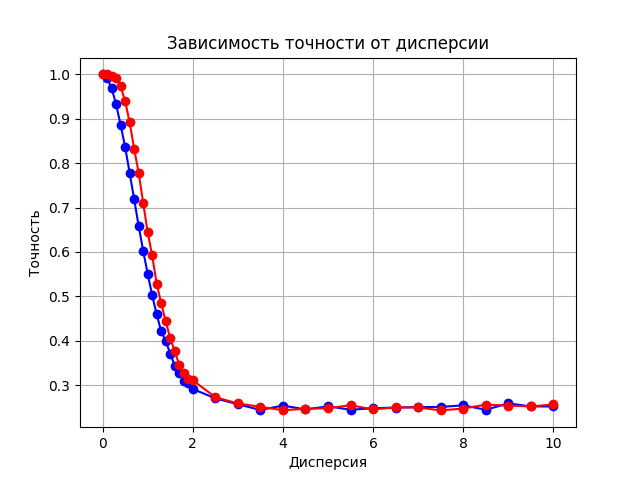

Reproduce this figure in Python.
import matplotlib.pyplot as plt

def read_data(filename):
  """Читает данные из файла с парами чисел (x, y).

  Args:
    filename: Имя файла.

  Returns:
    Два списка: список координат x и список координат y.
    Возвращает пустые списки в случае ошибки.
  """
  x = []
  y = []
  try:
    with open(filename, 'r') as f:
      for line in f:
        try:
          xi, yi = map(float, line.strip().split())  # Преобразуем в float
          x.append(xi)
          y.append(yi)
        except ValueError:
          print(f"Ошибка при чтении строки: {line.strip()}.  Пропускаю строку.")
  except FileNotFoundError:
    print(f"Файл не найден: {filename}")
    return [], []
  return x, y


# Пример использования:
filename1 = 'accuracy1.txt'
filename2 = 'accuracy2.txt'
x1, y1 = read_data(filename1)
x2, y2 = read_data(filename2)
# if not x or not y:
#     print("Данные не были прочитаны. Проверьте файл.")
# else:
#     print("Данные успешно прочитаны.")



if x1 and y1:  # Убедимся, что x и y не пустые
    plt.plot(x1, y1, marker='o', linestyle='-', color='b')  # 'o' добавляет маркеры на точки
    plt.plot(x2, y2, marker='o', linestyle='-', color='r')  # 'o' добавляет маркеры на точки
    plt.xlabel('Дисперсия')
    plt.ylabel('Точность')
    plt.title('Зависимость точности от дисперсии')
    plt.grid(True)  # Добавляет сетку
    plt.savefig('accuracy.png') # Сохраняет график в файл
    plt.show()  # Показывает график
else:
    print("Невозможно построить график: данные отсутствуют.")